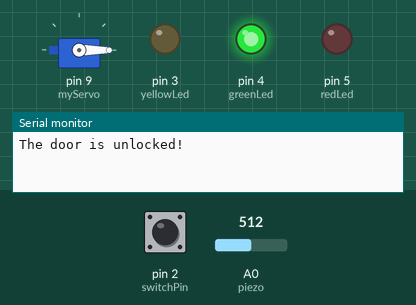
Bench run of a sketch on a simulated Arduino Uno, built with avr-gcc and run on an emulated ATmega328P. Parts: servo, output pins drawn as LEDs (lit = HIGH), the last lines printed to the serial monitor. Inputs (shaded band) come from the test bench; at power-on: pin 2 (switchPin) LOW, A0 (piezo) = 512.

Above: at 1.2 s.
1.3 s: pin 2 (switchPin) pulled HIGH for 0.15 s
At 2.5 s:
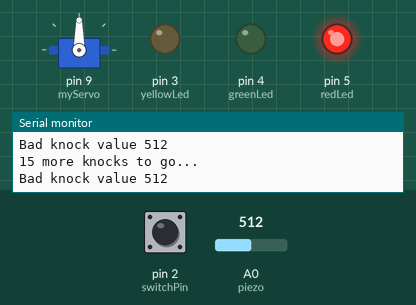
2.9 s: A0 (piezo) set to 108
5.9 s: A0 (piezo) set to 91
At 6.44 s:
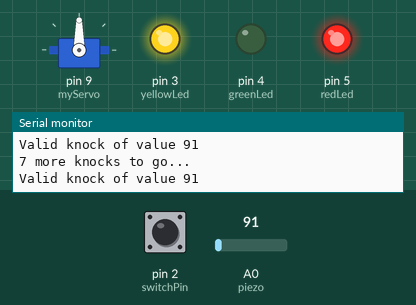
Timing chart, 0 to 8.9 s (numbered marks = the images above; inputs shaded):
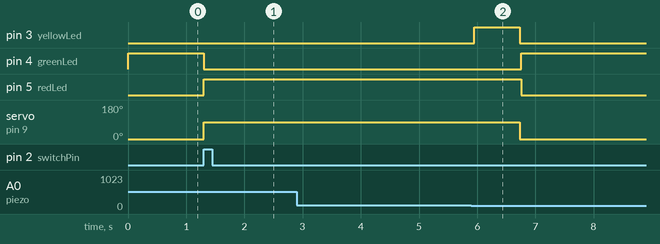

The sketch:

Knock_Lock.ino
```cpp
//Import Servo library and his instance
#include <Servo.h>
Servo myServo;

//VARIABLES
const int piezo = A0;
const int switchPin = 2;
const int yellowLed = 3;
const int greenLed = 4;
const int redLed = 5;

int knockVal;
int switchVal;

const int quietKnock = 10;
const int loudKnock = 100;

boolean locked = false;
int numberOfKnocks = 0;

//Setup
void setup() {
  //Initialization
  myServo.attach(9);
  pinMode(yellowLed, OUTPUT);
  pinMode(redLed, OUTPUT);
  pinMode(greenLed, OUTPUT);
  pinMode(switchPin, INPUT);

  Serial.begin(9600);
  digitalWrite(greenLed, HIGH);
  myServo.write(0);
  Serial.println("The door is unlocked!");
}

//Main code
void loop() {

  if(locked == false){
    switchVal = digitalRead(switchPin);

    if(switchVal == HIGH){
      locked = true;
      digitalWrite(greenLed, LOW);
      digitalWrite(redLed, HIGH);
      myServo.write(90);
      Serial.println("The door is locked!");
      delay(1000);
    }
  }

  if(locked == true){
    knockVal = analogRead(piezo);

    if(numberOfKnocks < 15 && knockVal > 0){
      if(checkForKnock(knockVal) == true){
        numberOfKnocks++;
      }
      Serial.print(15-numberOfKnocks);
      Serial.println(" more knocks to go... ");
    }

    if(numberOfKnocks >= 15){
      locked == false;
      myServo.write(0);
      delay(20);
      digitalWrite(greenLed, HIGH);
      digitalWrite(redLed, LOW);
      Serial.println(" The door is unlocked!");
    }
  }
}

//METHODE
boolean checkForKnock(int value){
  if(value > quietKnock && value < loudKnock){

   digitalWrite(yellowLed, HIGH);
   delay(50);
   digitalWrite(yellowLed, LOW);
   Serial.print("Valid knock of value ");
   Serial.println(value);

   return true;
  } else{
      Serial.print("Bad knock value ");
      Serial.println(value);
      return false;
  }
}
```

Measured:
- the behaviour switches between 100 and 99 on A0 (piezo) (found by bisection; images 1 and 2)
- after the input at 1.3 s, pin 4 (greenLed): HIGH → LOW at once; pin 5 (redLed): LOW → HIGH at once; servo on pin 9 (myServo): 0° → 90° at once
- after the input at 5.9 s, pin 3 (yellowLed): LOW → HIGH after 0.05 s, → LOW 0.78 s later; pin 4 (greenLed): LOW → HIGH after 0.85 s; pin 5 (redLed): HIGH → LOW after 0.85 s; servo on pin 9 (myServo): 90° → 0° after 0.83 s
